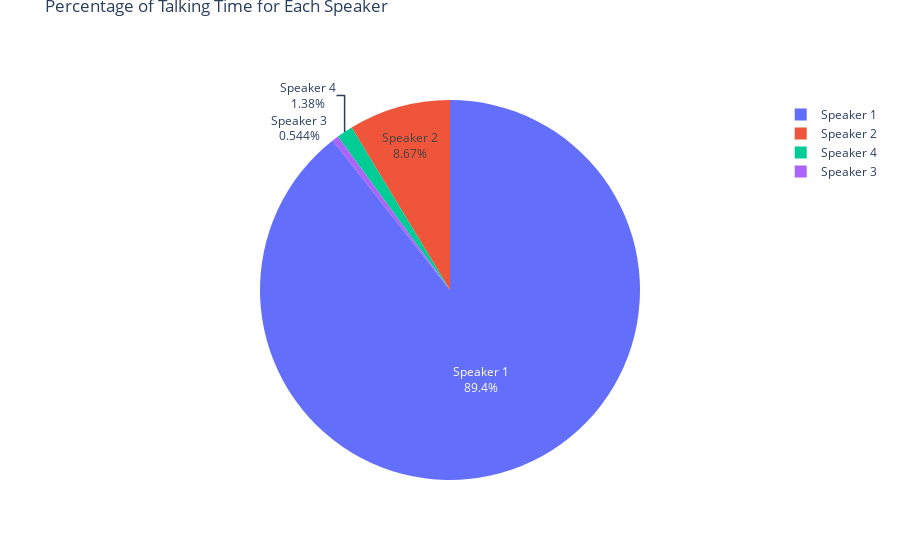

Write notebook code for a chart like this one.
### Code cell
# Create the pie chart for percentage of talking time
fig = go.Figure(data=[go.Pie(labels=speaker_percentages.index, values=speaker_percentages, name="Percentage of Talk Time")])
fig.update_traces(textinfo='percent+label')
fig.update_layout(title_text='Percentage of Talking Time for Each Speaker', title_y=1)
fig.show()

### Figure 1 — Plotly figure (JSON) as saved in the notebook; plotly's stock layout.template omitted (floating-point values rounded to 4 significant figures)
{"data": [{"labels": ["Speaker 1", "Speaker 2", "Speaker 4", "Speaker 3"], "name": "Percentage of Talk Time", "textinfo": "percent+label", "type": "pie", "values": [89.41, 8.67, 1.378, 0.5439]}], "layout": {"autosize": true, "title": {"text": "Percentage of Talking Time for Each Speaker", "y": 1}}}
